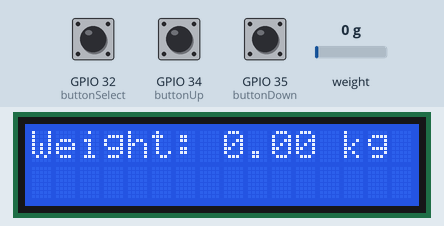
Recording of a sketch running on a simulated ESP32. Parts: 16×2 character LCD. The test bench sets the inputs (shaded band); at power-on: GPIO 35 (buttonDown) HIGH, GPIO 32 (buttonSelect) HIGH, GPIO 34 (buttonUp) HIGH, weight on the scale 0 g. What the sketch prints to the serial monitor is not drawn.

Above: at 2.6 s.
2.7 s: GPIO 35 (buttonDown) pulled LOW for 1.35 s
At 4.4 s:
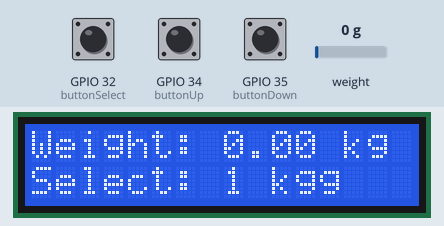
5.5 s: GPIO 32 (buttonSelect) pulled LOW for 1.35 s
At 6.1 s:
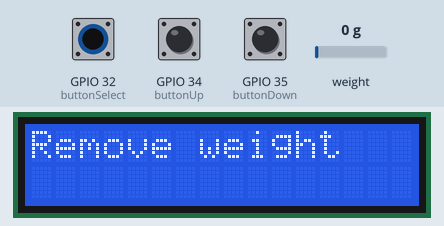
11.1 s: GPIO 34 (buttonUp) pulled LOW for 3.2 s
At 14.4 s:
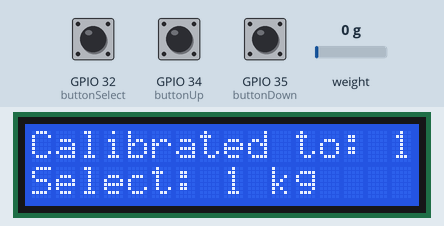
15.8 s: GPIO 35 (buttonDown) pulled LOW for 1.35 s
At 16.71 s:
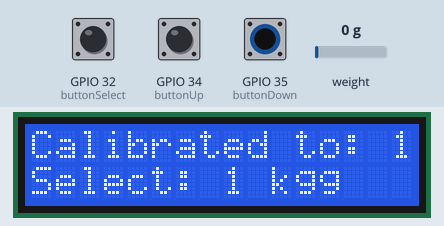
18.6 s: GPIO 34 (buttonUp) pulled LOW for 1.35 s
At 21.0 s:
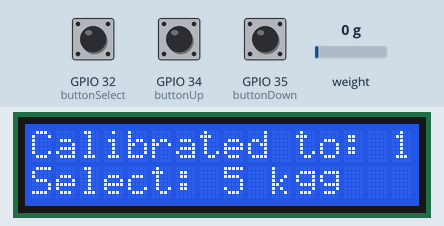
21.4 s: GPIO 32 (buttonSelect) pulled LOW for 1.35 s
At 25.7 s:
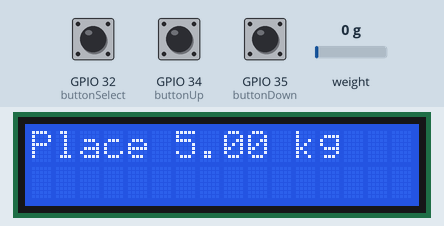
Timing chart, 0 to 27.2 s (numbered marks = the images above; inputs shaded):
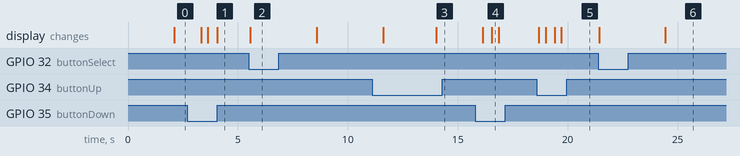

Measured:
- after the input at 2.7 s, the display: first changes after 0.63 s (image 1 shows a later state)
- after the input at 5.5 s, the display: changes after 0.07 s (image 2)
- after the input at 11.1 s, the display: first differs from a run without the input after 2.9 s (image 3)
- after the input at 15.8 s, the display: first changes after 0.34 s (image 4 shows a later state)
- after the input at 18.6 s, the display: first changes after 0.08 s (image 5 shows a later state)
- after the input at 21.4 s, the display: first changes at once (image 6 shows a later state)

The sketch:

ext.ino
```cpp
#include <HX711.h>
#include <LiquidCrystal_I2C.h>

// HX711 Wiring
const int LOADCELL_DOUT_PIN = 26;  // DOUT pin
const int LOADCELL_SCK_PIN = 27;   // SCK pin

// Button Pins
const int buttonUp = 34;    // Button to increase weight
const int buttonDown = 35;  // Button to decrease weight
const int buttonSelect = 32; // Button to select weight

// LCD I2C Address (sesuaikan dengan alamat I2C LCD Anda)
LiquidCrystal_I2C lcd(0x27, 16, 2); // Ganti 0x27 dengan alamat I2C yang sesuai jika perlu

HX711 scale;
float calibrationFactor;  // Variable to hold the calibration factor
int selectedWeightIndex = 0; // Index for selected weight
const float weights[] = {1.0, 5.0, 10.0, 20.0}; // Available weights in kg
const char* weightLabels[] = {"1 kg", "5 kg", "10 kg", "20 kg"};
bool inCalibrationMode = false; // Flag to indicate if in calibration mode

void setup() {
  Serial.begin(9600);
  scale.begin(LOADCELL_DOUT_PIN, LOADCELL_SCK_PIN);

  // Setup button pins
  pinMode(buttonUp, INPUT_PULLUP);
  pinMode(buttonDown, INPUT_PULLUP);
  pinMode(buttonSelect, INPUT_PULLUP);

  // Initialize LCD
  lcd.init();
  lcd.clear();
  lcd.backlight(); // Nyalakan backlight LCD
  lcd.print("Weight: ");

  // Tare the scale initially
  scale.tare();
}

void loop() {
  // Check for button presses
  if (digitalRead(buttonUp) == LOW || digitalRead(buttonDown) == LOW) {
    inCalibrationMode = true; // Masuk ke mode kalibrasi
    selectedWeightIndex = 0; // Reset index ke 0
    updateLCD();
    delay(300); // Debounce delay
  }

  if (inCalibrationMode) {
    // Menu kalibrasi
    if (digitalRead(buttonUp) == LOW) {
      selectedWeightIndex = (selectedWeightIndex + 1) % 4; // Cycle through weights
      updateLCD();
      delay(300); // Debounce delay
    }

    if (digitalRead(buttonDown) == LOW) {
      selectedWeightIndex = (selectedWeightIndex - 1 + 4) % 4; // Cycle through weights
      updateLCD();
      delay(300); // Debounce delay
    }

    if (digitalRead(buttonSelect) == LOW) {
      calibrateScale(weights[selectedWeightIndex]);
      inCalibrationMode = false; // Keluar dari mode kalibrasi
      delay(300); // Debounce delay
    }
  } else {
    // Normal weighing mode
    if (scale.is_ready()) {
      long weight = scale.get_units(10);  // Get the weight
      float weightInKg = weight / 1000.0; // Convert to kg
      lcd.setCursor(0, 0);

      lcd.clear(); // Clear the LCD before displaying weight
      lcd.print("Weight: ");
      lcd.print(weightInKg, 2); // Tampilkan dengan 2 angka di belakang koma
      lcd.print(" kg   ");  // Output in kg
    } else {
      lcd.setCursor(0, 0);
      lcd.clear(); // Clear the LCD before displaying error
      lcd.print("HX711 not found.");
    }
  }

  delay(100);  // Delay for readability
}

void updateLCD () {
  lcd.setCursor(0, 1);
  lcd.print("Select: ");
  lcd.print(weightLabels[selectedWeightIndex]);
}

void calibrateScale(float knownWeight) {
  lcd.clear();
  lcd.print("Remove weight");
  delay(2000); // Tampilkan pesan selama 2 detik
  scale.tare(); // Tare the scale

  lcd.clear();
  lcd.print("Place ");
  lcd.print(knownWeight);
  lcd.print(" kg");
  delay(2000); // Tampilkan pesan selama 2 detik

  long reading = scale.get_units(10);  // Get average reading
  float calibrationFactor = reading / (knownWeight * 1000);  // Calculate calibration factor
  scale.set_scale(calibrationFactor);  // Set the calibration factor

  Serial.print("Calibration factor set to: ");
  Serial.println(calibrationFactor); // Corrected missing semicolon
  lcd.clear();
  lcd.print("Calibrated to: ");
  lcd.print(knownWeight);
  lcd.print(" kg   ");
  delay(2000); // Show calibration message for 2 seconds
}
```
